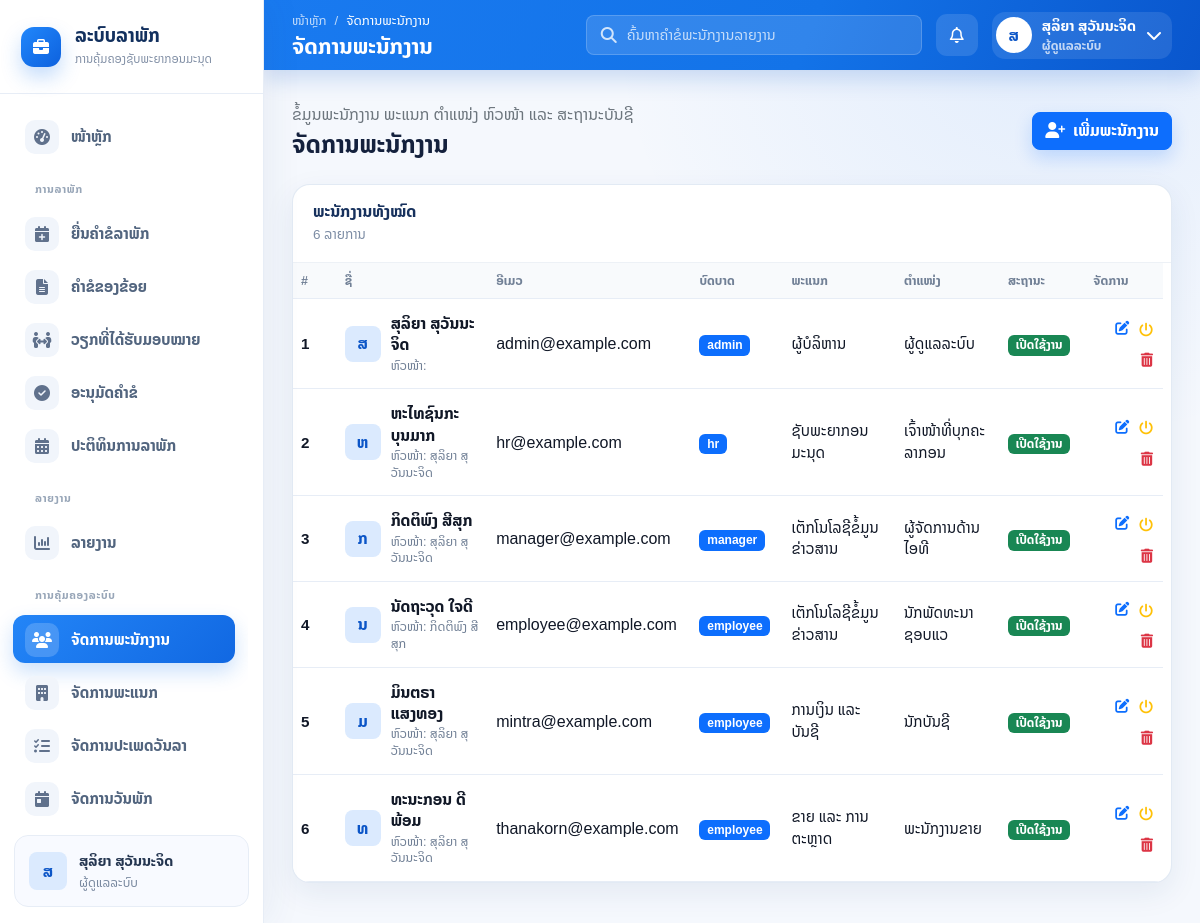
The page /employees.php (signed in) on the database its author committed.
### tables this page shows
CREATE TABLE positions (
  id BIGINT UNSIGNED AUTO_INCREMENT PRIMARY KEY,
  name VARCHAR(150) NOT NULL,
  department_id BIGINT UNSIGNED NULL,
  status ENUM('active', 'inactive') NOT NULL DEFAULT 'active',
  created_at TIMESTAMP NOT NULL DEFAULT CURRENT_TIMESTAMP,
  updated_at TIMESTAMP NOT NULL DEFAULT CURRENT_TIMESTAMP ON UPDATE CURRENT_TIMESTAMP,
  KEY idx_positions_department_id (department_id),
  KEY idx_positions_status (status),
  UNIQUE KEY uq_positions_department_name (department_id, name),
  CONSTRAINT fk_positions_department
    FOREIGN KEY (department_id) REFERENCES departments(id)
    ON UPDATE CASCADE ON DELETE SET NULL
);

CREATE TABLE users (
  id BIGINT UNSIGNED AUTO_INCREMENT PRIMARY KEY,
  employee_code VARCHAR(50) NOT NULL,
  first_name VARCHAR(100) NOT NULL,
  last_name VARCHAR(100) NOT NULL,
  email VARCHAR(190) NOT NULL,
  password VARCHAR(255) NOT NULL,
  phone VARCHAR(30) NULL,
  avatar VARCHAR(255) NULL,
  role ENUM('admin', 'hr', 'manager', 'employee') NOT NULL DEFAULT 'employee',
  department_id BIGINT UNSIGNED NULL,
  position_id BIGINT UNSIGNED NULL,
  manager_id BIGINT UNSIGNED NULL,
  start_date DATE NULL,
  status ENUM('active', 'inactive') NOT NULL DEFAULT 'active',
  created_at TIMESTAMP NOT NULL DEFAULT CURRENT_TIMESTAMP,
  updated_at TIMESTAMP NOT NULL DEFAULT CURRENT_TIMESTAMP ON UPDATE CURRENT_TIMESTAMP,
  UNIQUE KEY uq_users_employee_code (employee_code),
  UNIQUE KEY uq_users_email (email),
  KEY idx_users_role (role),
  KEY idx_users_status (status),
  KEY idx_users_department_id (department_id),
  KEY idx_users_position_id (position_id),
  KEY idx_users_manager_id (manager_id),
  CONSTRAINT fk_users_department
    FOREIGN KEY (department_id) REFERENCES departments(id)
    ON UPDATE CASCADE ON DELETE SET NULL,
  CONSTRAINT fk_users_position
    FOREIGN KEY (position_id) REFERENCES positions(id)
    ON UPDATE CASCADE ON DELETE SET NULL,
  CONSTRAINT fk_users_manager
    FOREIGN KEY (manager_id) REFERENCES users(id)
    ON UPDATE CASCADE ON DELETE SET NULL
);

CREATE TABLE departments (
  id BIGINT UNSIGNED AUTO_INCREMENT PRIMARY KEY,
  name VARCHAR(150) NOT NULL,
  description TEXT NULL,
  status ENUM('active', 'inactive') NOT NULL DEFAULT 'active',
  created_at TIMESTAMP NOT NULL DEFAULT CURRENT_TIMESTAMP,
  updated_at TIMESTAMP NOT NULL DEFAULT CURRENT_TIMESTAMP ON UPDATE CURRENT_TIMESTAMP,
  UNIQUE KEY uq_departments_name (name),
  KEY idx_departments_status (status)
);

### public/employees.php (the view, shortened to what the rows shown need)
<?php
require __DIR__ . '/_auth.php';
$pageTitle = 'ຈັດການພະນັກງານ';
$employeesStmt = $pdo->prepare(
    'SELECT u.id, u.employee_code, u.first_name, u.last_name, u.email, u.phone, u.role, u.status,
            u.department_id, u.position_id, u.manager_id, u.start_date,
            d.name AS department_name, p.name AS position_name,
            CONCAT(COALESCE(m.first_name, ""), " ", COALESCE(m.last_name, "")) AS manager_name
     FROM users u
     LEFT JOIN departments d ON d.id = u.department_id
     LEFT JOIN positions p ON p.id = u.position_id
     LEFT JOIN users m ON m.id = u.manager_id
     ORDER BY u.id'
);
$employeesStmt->execute();
$employees = $employeesStmt->fetchAll();
require __DIR__ . '/../views/layouts/header.php';
require __DIR__ . '/../views/layouts/sidebar.php';
?>
<div class="app-main-wrapper">
    <?php require __DIR__ . '/../views/layouts/topbar.php'; ?>
    <main class="app-content">
        <div class="d-flex flex-wrap justify-content-between align-items-center gap-3 mb-4">
            <div>
                <h2 class="h4 fw-bold mb-0">ຈັດການພະນັກງານ</h2>
            </div>
        </div>
        <section class="content-card employee-admin-card">
            <div class="table-responsive">
                <table class="table align-middle app-data-table employees-table" data-datatable="true" data-page-size="10" data-search-placeholder="ຄົ້ນຫາຊື່ ອີເມວ Role ຫຼື ພະແນກ" data-empty-message="ຍັງບໍ່ມີຂໍ້ມູນພະນັກງານ">
                    <thead>
                        <tr>
                            <th>#</th>
                            <th width="20%">ຊື່</th>
                            <th>ອີເມວ</th>
                            <th>ບົດບາດ</th>
                            <th width="15%">ພະແນກ</th>
                            <th>ຕຳແໜ່ງ</th>
                            <th>ສະຖານະ</th>
                            <th>ຈັດການ</th>
                        </tr>
                    </thead>
                    <tbody>
                        <?php foreach ($employees as $index => $employee): ?>
                            <?php
                            $fullName = trim((string) $employee['first_name'] . ' ' . (string) $employee['last_name']);
                            ?>
                            <tr>
                                <td>
                                    <span class="employee-code"><?= h((string) ($index + 1)) ?></span>
                                </td>
                                <td>
                                    <div class="employee-cell">
                                        <div class="avatar"><?= h((string) mb_substr($employee['first_name'], 0, 1, 'UTF-8')) ?></div>
                                        <div class="employee-meta">
                                            <strong><?= h($fullName) ?></strong>
                                            <span>ຫົວໜ້າ: <?= h((string) ($employee['manager_name'] !== '' ? $employee['manager_name'] : 'ບໍ່ລະບຸ')) ?></span>
                                        </div>
                                    </div>
                                </td>
                                <td><span class="employee-email"><?= h($employee['email']) ?></span></td>
                                <td><span class="badge text-bg-primary"><?= h($employee['role']) ?></span></td>
                                <td><span class="employee-department"><?= h($employee['department_name'] ?? '-') ?></span></td>
                                <td><span class="employee-position"><?= h($employee['position_name'] ?? '-') ?></span></td>
                                <td><span class="badge text-bg-<?= $employee['status'] === 'active' ? 'success' : 'secondary' ?>"><?= $employee['status'] === 'active' ? 'ເປີດໃຊ້ງານ' : 'ປິດໃຊ້ງານ' ?></span></td>
                                <td>
                                    <div class="approval-actions employee-actions">
                                        <button
                                            class="btn btn-sm btn-link text-primary employee-icon-btn js-edit-employee"
                                            type="button"
                                            data-bs-toggle="modal"
                                            data-bs-target="#employeeFormModal"
                                            title="ແກ້ໄຂຂໍ້ມູນ"
                                            aria-label="ແກ້ໄຂຂໍ້ມູນ"
                                            data-id="<?= h((string) $employee['id']) ?>"
                                            data-employee_code="<?= h($employee['employee_code']) ?>"
                                            data-first_name="<?= h($employee['first_name']) ?>"
                                            data-last_name="<?= h($employee['last_name']) ?>"
                                            data-email="<?= h($employee['email']) ?>"
                                            data-phone="<?= h((string) ($employee['phone'] ?? '')) ?>"
                                            data-role="<?= h($employee['role']) ?>"
                                            data-department_id="<?= h((string) ($employee['department_id'] ?? '')) ?>"
                                            data-position_id="<?= h((string) ($employee['position_id'] ?? '')) ?>"
                                            data-manager_id="<?= h((string) ($employee['manager_id'] ?? '')) ?>"
                                            data-start_date="<?= h((string) ($employee['start_date'] ?? '')) ?>"
                                            data-status="<?= h($employee['status']) ?>"
                                        >
                                            <i class="fa-solid fa-pen-to-square"></i>
                                        </button>
                                        <form method="post" class="d-inline">
                                            <button
                                                class="btn btn-sm btn-link text-warning employee-icon-btn"
                                                type="submit"
                                                title="<?= $employee['status'] === 'active' ? 'ປິດໃຊ້ງານ' : 'ເປີດໃຊ້ງານ' ?>"
                                                aria-label="<?= $employee['status'] === 'active' ? 'ປິດໃຊ້ງານ' : 'ເປີດໃຊ້ງານ' ?>"
                                            >
                                                <i class="fa-solid fa-power-off"></i>
                                            </button>
                                        </form>
                                        <form method="post" class="d-inline" onsubmit="return confirm('ຢືນຢັນການລຶບພະນັກງານຄົນນີ້?');">
                                            <button
                                                class="btn btn-sm btn-link text-danger employee-icon-btn"
                                                type="submit"
                                                title="ລຶບຂໍ້ມູນ"
                                                aria-label="ລຶບຂໍ້ມູນ"
                                            >
                                                <i class="fa-solid fa-trash-can"></i>
                                            </button>
                                        </form>
                                    </div>
                                </td>
                            </tr>
                        <?php endforeach; ?>
                    </tbody>
                </table>
            </div>
        </section>
<?php require __DIR__ . '/../views/layouts/footer.php'; ?>

### views/layouts/sidebar.php (shortened to what the rows shown need)
<?php
$sidebarRole = $userRole ?? strtolower((string) ($currentUser['role'] ?? 'employee'));
?>
<aside class="app-sidebar" id="appSidebar" data-sidebar-role="<?= htmlspecialchars($sidebarRole) ?>">
    <div class="sidebar-profile">
        <div class="profile-meta">
            <div class="profile-name"><?= htmlspecialchars($currentUser['name']) ?></div>
            <div class="profile-role"><?= htmlspecialchars($currentUser['role']) ?></div>
        </div>
    </div>
</aside>

### views/layouts/topbar.php (shortened to what the rows shown need)
<header class="app-topbar">
    <div class="topbar-left">
        <div>
            <h1 class="page-title"><?= htmlspecialchars($pageTitle ?? 'ໜ້າຫຼັກ') ?></h1>
        </div>
    </div>
    <div class="topbar-actions">
        <div class="dropdown">
            <button class="btn profile-button" type="button" data-bs-toggle="dropdown" aria-expanded="false">
                <span class="profile-text d-none d-sm-block">
                    <span class="profile-name"><?= htmlspecialchars($currentUser['name']) ?></span>
                    <span class="profile-role"><?= htmlspecialchars($currentUser['role']) ?></span>
                </span>
            </button>
        </div>
    </div>
</header>

### rows shown on the page
positions: name "ຜູ້ດູແລລະບົບ"
users: first_name "ສ", fullName "ສຸລິຍາ ສຸວັນນະຈິດ", email "admin@example.com", role "admin", department.name "ຜູ້ບໍລິຫານ", position.name "ຜູ້ດູແລລະບົບ", status "ເປີດໃຊ້ງານ"
users: first_name "ຫ", fullName "ຫະໄທຊົນກະ ບຸນມາກ", manager_name "ສຸລິຍາ ສຸວັນນະຈິດ", email "hr@example.com", role "hr", department.name "ຊັບພະຍາກອນມະນຸດ", position.name "ເຈົ້າໜ້າທີ່ບຸກຄະລາກອນ", status "ເປີດໃຊ້ງານ"
users: first_name "ກ", fullName "ກິດຕິພົງ ສີສຸກ", manager_name "ສຸລິຍາ ສຸວັນນະຈິດ", email "manager@example.com", role "manager", department.name "ເຕັກໂນໂລຊີຂໍ້ມູນຂ່າວສານ", position.name "ຜູ້ຈັດການດ້ານໄອທີ", status "ເປີດໃຊ້ງານ"
users: first_name "ນ", fullName "ນັດຖະວຸດ ໃຈດີ", manager_name "ກິດຕິພົງ ສີສຸກ", email "employee@example.com", role "employee", department.name "ເຕັກໂນໂລຊີຂໍ້ມູນຂ່າວສານ", position.name "ນັກພັດທະນາຊອບແວ", status "ເປີດໃຊ້ງານ"
users: first_name "ມ", fullName "ມິນຕຣາ ແສງທອງ", manager_name "ສຸລິຍາ ສຸວັນນະຈິດ", email "mintra@example.com", role "employee", department.name "ການເງິນ ແລະ ບັນຊີ", position.name "ນັກບັນຊີ", status "ເປີດໃຊ້ງານ"
users: first_name "ທ", fullName "ທະນະກອນ ດີພ້ອມ", manager_name "ສຸລິຍາ ສຸວັນນະຈິດ", email "thanakorn@example.com", role "employee", department.name "ຂາຍ ແລະ ການຕະຫຼາດ", position.name "ພະນັກງານຂາຍ", status "ເປີດໃຊ້ງານ"

### other values the page prints
$item['label'] "ໜ້າຫຼັກ"
$item['group'] "ການລາພັກ"
$item['label'] "ຍື່ນຄຳຂໍລາພັກ"
$item['label'] "ຄຳຂໍຂອງຂ້ອຍ"
$item['label'] "ວຽກທີ່ໄດ້ຮັບມອບໝາຍ"
$item['label'] "ອະນຸມັດຄຳຂໍ"
$item['label'] "ປະຕິທິນການລາພັກ"
$item['group'] "ລາຍງານ"
$item['label'] "ລາຍງານ"
$item['group'] "ການຄຸ້ມຄອງລະບົບ"
$item['label'] "ຈັດການພະນັກງານ"
$item['label'] "ຈັດການພະແນກ"
$item['label'] "ຈັດການປະເພດວັນລາ"
$item['label'] "ຈັດການວັນພັກ"
$currentUser['name'] "ສຸລິຍາ ສຸວັນນະຈິດ"
